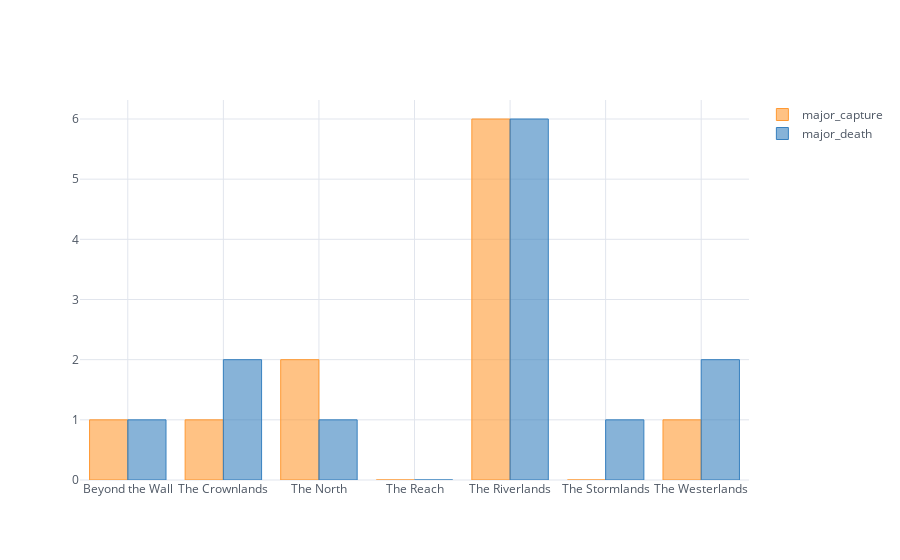

The notebook cell saved with this chart:
### Markdown cell above
No prizes for guessing that Riverlands have seen some of the main characters being killed or captured. Though _The Reach_ has seen 2 battles, none of the major characters seemed to have fallen there.

### Code cell
battles_df.groupby('region').agg({'major_death':'sum',
                                  'major_capture':'sum'}).iplot(kind='bar')

### Figure 1 — Plotly figure (JSON) as saved in the notebook; plotly's stock layout.template omitted (floating-point values rounded to 4 significant figures)
{"data": [{"marker": {"color": "rgba(255, 153, 51, 0.6)", "line": {"color": "rgba(255, 153, 51, 1.0)", "width": 1}}, "name": "major_capture", "orientation": "v", "text": "", "type": "bar", "x": ["Beyond the Wall", "The Crownlands", "The North", "The Reach", "The Riverlands", "The Stormlands", "The Westerlands"], "y": [1, 1, 2, 0, 6, 0, 1]}, {"marker": {"color": "rgba(55, 128, 191, 0.6)", "line": {"color": "rgba(55, 128, 191, 1.0)", "width": 1}}, "name": "major_death", "orientation": "v", "text": "", "type": "bar", "x": ["Beyond the Wall", "The Crownlands", "The North", "The Reach", "The Riverlands", "The Stormlands", "The Westerlands"], "y": [1, 2, 1, 0, 6, 1, 2]}], "layout": {"legend": {"bgcolor": "#FFFFFF", "font": {"color": "#4D5663"}}, "paper_bgcolor": "#FFFFFF", "plot_bgcolor": "#FFFFFF", "titlefont": {"color": "#4D5663"}, "xaxis1": {"gridcolor": "#E1E5ED", "showgrid": true, "tickfont": {"color": "#4D5663"}, "title": "", "titlefont": {"color": "#4D5663"}, "zerolinecolor": "#E1E5ED"}, "yaxis1": {"gridcolor": "#E1E5ED", "showgrid": true, "tickfont": {"color": "#4D5663"}, "title": "", "titlefont": {"color": "#4D5663"}, "zerolinecolor": "#E1E5ED"}}}
